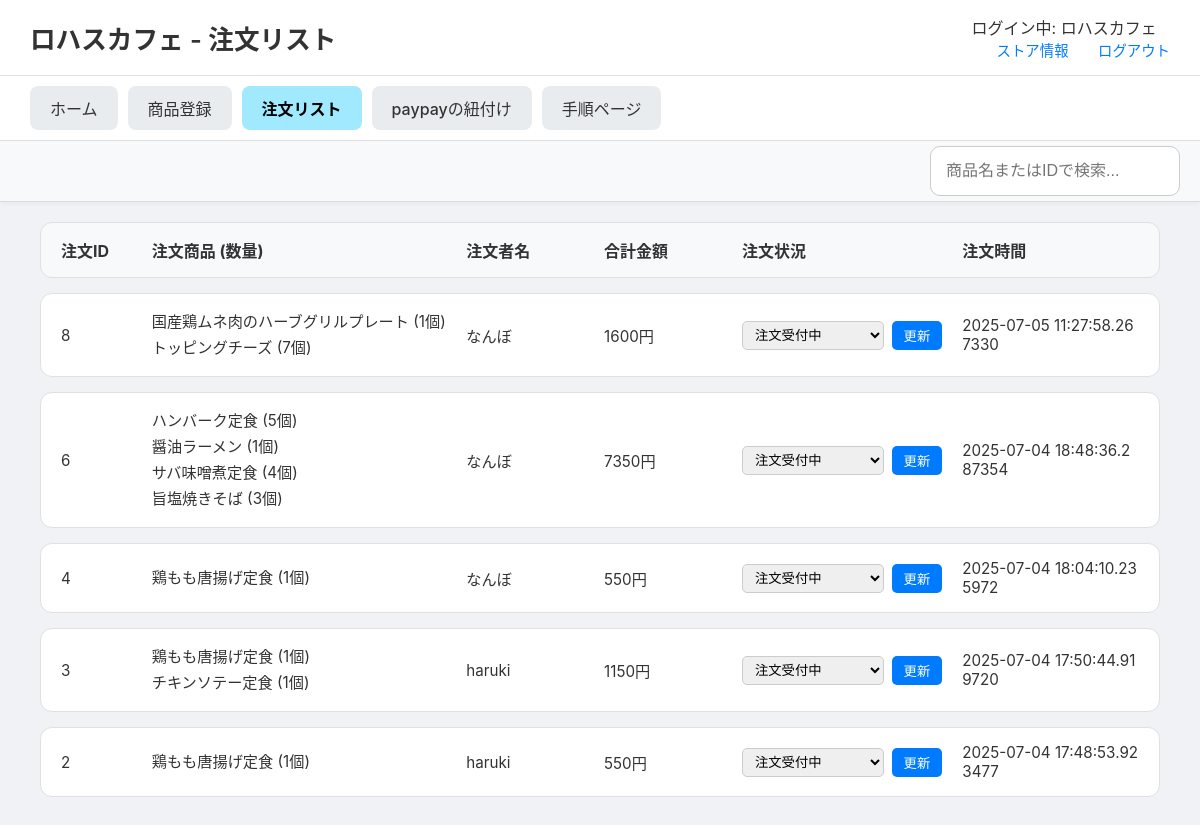
The app's page /stores/order-list (signed in), older data.
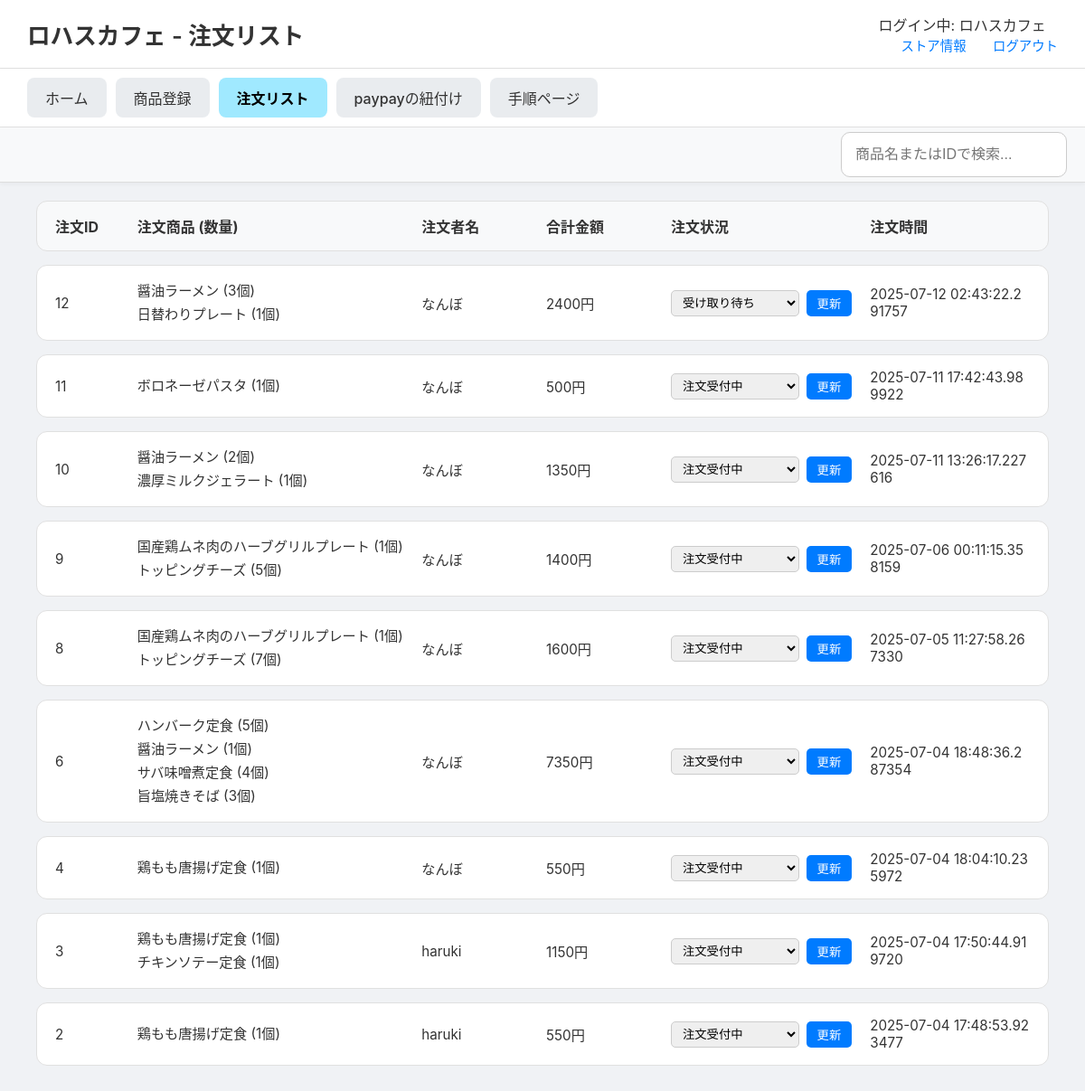
The same page, newer data.
### tables this page shows
CREATE TABLE order_items (
    order_item_id INTEGER PRIMARY KEY AUTOINCREMENT,
    order_id INTEGER NOT NULL,
    menu_id INTEGER NOT NULL,
    quantity INTEGER NOT NULL DEFAULT 1,
    price_at_order INTEGER NOT NULL, 
    FOREIGN KEY (order_id) REFERENCES orders(order_id),
    FOREIGN KEY (menu_id) REFERENCES menus(menu_id)
);

CREATE TABLE menus (
    menu_id INTEGER PRIMARY KEY AUTOINCREMENT,
    store_id INTEGER, -- NOT NULL制約を削除し、NULLを許容
    menu_name TEXT NOT NULL,
    category TEXT NOT NULL,
    price INTEGER NOT NULL,
    soldout INTEGER NOT NULL DEFAULT 0,
    FOREIGN KEY (store_id) REFERENCES store(store_id)
);

CREATE TABLE users_table (
    id INTEGER PRIMARY KEY AUTOINCREMENT,
    u_name TEXT NOT NULL,
    email TEXT UNIQUE NOT NULL,
    password TEXT NOT NULL,           -- 平文パスワード用
    created_at TIMESTAMP DEFAULT CURRENT_TIMESTAMP
);

CREATE TABLE orders (
    order_id INTEGER PRIMARY KEY AUTOINCREMENT,
    user_id INTEGER NOT NULL,
    store_id INTEGER NOT NULL,
    status TEXT DEFAULT '注文受付中' CHECK (
        status IN (
            '注文受付中', '受付完了', '商品作成中', '作成直前', '受け取り待ち', 'completed', 'canceled'
        )
    ),
    datetime DATETIME NOT NULL,
    payment_method TEXT CHECK (payment_method IN ('PayPay')),
    total_amount INTEGER NOT NULL,
    FOREIGN KEY (user_id) REFERENCES users(user_id),
    FOREIGN KEY (store_id) REFERENCES store(store_id)
);

### routes/stores_detail/stores_detail.py (the view)
@stores_detail_bp.route('/order-list')
def order_list():
    store_id = session.get('store_id')
    store_name = session.get('store_name', 'ゲスト')
    conn = get_db_connection()
    query = """
        SELECT
            o.order_id, o.datetime, o.total_amount, o.status,
            u.u_name, m.menu_name, oi.quantity, oi.price_at_order
        FROM orders AS o
        JOIN order_items AS oi ON o.order_id = oi.order_id
        JOIN menus AS m ON oi.menu_id = m.menu_id
        JOIN users_table AS u ON o.user_id = u.id
        WHERE o.store_id = ?
        ORDER BY o.datetime DESC;
    """
    orders_raw = conn.execute(query, (store_id,)).fetchall()
    conn.close()
    orders_dict = {}
    for row in orders_raw:
        order_id = row['order_id']
        if order_id not in orders_dict:
            orders_dict[order_id] = {
                'id': order_id, 'datetime': row['datetime'], 'status': row['status'],
                'user_name': row['u_name'], 'total_amount': row['total_amount'],
                'items_list': [] # ★★★ キー名を'items'から'items_list'に変更 ★★★
            }
        orders_dict[order_id]['items_list'].append({
            'name': row['menu_name'], 'quantity': row['quantity'], 'price': row['price_at_order']
        })
    orders_list = list(orders_dict.values())
    return render_template('stores_detail/order_list.html', orders=orders_list, store_name=store_name)

### routes/stores_detail/stores_detail.py (called while the page is built)
def get_db_connection():
    db_path = os.path.join(os.path.dirname(__file__), '..', '..', 'app.db')
    conn = sqlite3.connect(db_path)
    conn.row_factory = sqlite3.Row  # 行を辞書形式で取得
    return conn

### templates/stores_detail/order_list.html (shortened to what this page needs)
<!DOCTYPE html>
<html lang="ja">
<head>
    <link rel="stylesheet" href="{{ url_for('static', filename='css/stores_detail.css') }}">
</head>
<body>
    <header class="site-header">
        <h1>{{ store_name }} - 注文リスト</h1>
        <div class="header-links">
            <div class="store-name">ログイン中: {{ store_name if store_name else 'ゲスト' }}</div>
            <a href="{{ url_for('stores_detail.store_info') }}">ストア情報</a>
            <a href="{{ url_for('general.explamation') }}">ログアウト</a>
        </div>
    </header>
    <nav class="main-nav">
        <ul>
            <li><a href="{{ url_for('stores_detail.store_home') }}" >ホーム</a></li>
            <li><a href="{{ url_for('stores_detail.menu_registration') }}">商品登録</a></li>
            <li><a href="{{ url_for('stores_detail.order_list') }}" class="active">注文リスト</a></li>
            <li><a href="{{ url_for('stores_detail.paypay_linking') }}">paypayの紐付け</a></li>
            <li><a href="{{ url_for('stores_detail.procedure') }}">手順ページ</a></li>
        </ul>
    </nav>
    <div class="sub-navigation">
        <input type="search" id="order-search" placeholder="商品名またはIDで検索...">
    </div>
    <main class="main-content">
        <div class="order-list-container">
            <div class="order-header">
                <div>注文ID</div>
                <div>注文商品 (数量)</div>
                <div>注文者名</div>
                <div>合計金額</div>
                <div>注文状況</div>
                <div>注文時間</div>
            </div>
            {% for order in orders %}
            <div class="order-item">
                <div>{{ order.id }}</div>
                <div>
                    <ul>
                    {% for item in order.items_list %}
                        <li>{{ item.name }} ({{ item.quantity }}個)</li>
                    {% endfor %}
                    </ul>
                </div>
                <div>{{ order.user_name }}</div>
                <div>{{ order.total_amount }}円</div>
                <div>
                    <form action="{{ url_for('stores_detail.update_order_status', order_id=order.id) }}" method="post">
                        <select name="status">
                            {% for s in ['注文受付中', '受付完了', '商品作成中', '作成直前', '受け取り待ち'] %}
                                <option value="{{ s }}" {% if order.status == s %}selected{% endif %}>{{ s }}</option>
                            {% endfor %}
                        </select>
                        <button type="submit">更新</button>
                    </form>
                </div>
                <div>{{ order.datetime }}</div>
            </div>
            {% else %}
            <div class="order-item no-orders">
                <p>現在、新しい注文はありません。</p>
            </div>
            {% endfor %}
        </div>
    </main>
</body>
</html>

### static/css/stores_detail.css (style rules this page uses)
body { font-family: -apple-system, BlinkMacSystemFont, "Segoe UI", Roboto, "Hiragino Sans", "Noto Sans CJK JP", "Yu Gothic", sans-serif; margin: 0; background-color: #f0f2f5; color: #333; }
.site-header { display: flex; justify-content: space-between; align-items: center; padding: 15px 30px; background-color: #ffffff; border-bottom: 1px solid #e0e0e0; }
.site-header h1 { font-size: 1.6em; margin: 0; font-weight: 600; }
.header-links a { margin-left: 25px; text-decoration: none; color: #007bff; font-size: 0.9em; font-weight: 500; }
.main-nav { background-color: #ffffff; padding: 10px 30px; border-bottom: 1px solid #e0e0e0; box-shadow: 0 2px 4px rgba(0,0,0,0.05); }
.main-nav ul { display: flex; list-style: none; margin: 0; padding: 0; gap: 10px; }
.main-nav a { display: block; padding: 10px 20px; text-decoration: none; color: #333; background-color: #e9ecef; border-radius: 8px; font-weight: 500; transition: background-color 0.2s; }
.main-nav a.active { background-color: #a0e9ff; color: #000; font-weight: bold; }
.main-content { padding: 20px 40px 40px 40px; }
.order-list-container { display: flex; flex-direction: column; gap: 15px; }
.order-header, .order-item { display: grid; grid-template-columns: 0.6fr 2.5fr 1fr 1fr 1.7fr 1.5fr; gap: 20px; align-items: center; padding: 15px 20px; border: 1px solid #e0e0e0; border-radius: 12px; background-color: #ffffff; }
.order-header { background-color: #f8f9fa; font-weight: bold; color: #333; }
.order-item > div { font-size: 0.95em; color: #333; word-break: break-all; }
.order-item ul { list-style: none; padding: 0; margin: 0; }
.order-item ul li { margin-bottom: 4px; }
.order-item form { display: flex; gap: 8px; align-items: center; }
.order-item select { padding: 5px 8px; border-radius: 5px; border: 1px solid #ccc; flex-grow: 1; }
.order-item button { padding: 5px 12px; border: none; background-color: #007bff; color: white; border-radius: 5px; cursor: pointer; transition: background-color 0.2s ease; }
.sub-navigation { display: flex; justify-content: flex-start; gap: 15px; background-color: #f8f9fa; padding: 5px 20px; border-bottom: 1px solid #ddd; box-shadow: 0 2px 4px rgba(0,0,0,0.04); position: sticky; top: 0; z-index: 1000; }
.sub-navigation input[type="search"] { width: 250px; padding: 15px; font-size: 1.0em; border: 1px solid #ccc; border-radius: 10px; box-sizing: border-box; margin-left: auto; }

Row changes from the older to the newer data that the page shows:
added order_items: id "12", name "醤油ラーメン", quantity "3", user_name "なんぼ", total_amount "2400", status "受け取り待ち", datetime "2025-07-12 02:43:22.291757"
added order_items: name "日替わりプレート", quantity "1", shown under "12"
added order_items: id "11", name "ボロネーゼパスタ", quantity "1", user_name "なんぼ", total_amount "500", status "注文受付中", datetime "2025-07-11 17:42:43.989922"
added order_items: id "10", name "醤油ラーメン", quantity "2", user_name "なんぼ", total_amount "1350", status "注文受付中", datetime "2025-07-11 13:26:17.227616"
added order_items: name "濃厚ミルクジェラート", quantity "1", shown under "10"
added order_items: id "9", name "国産鶏ムネ肉のハーブグリルプレート", quantity "1", user_name "なんぼ", total_amount "1400", status "注文受付中", datetime "2025-07-06 00:11:15.358159"
added order_items: name "トッピングチーズ", quantity "5", shown under "9"
